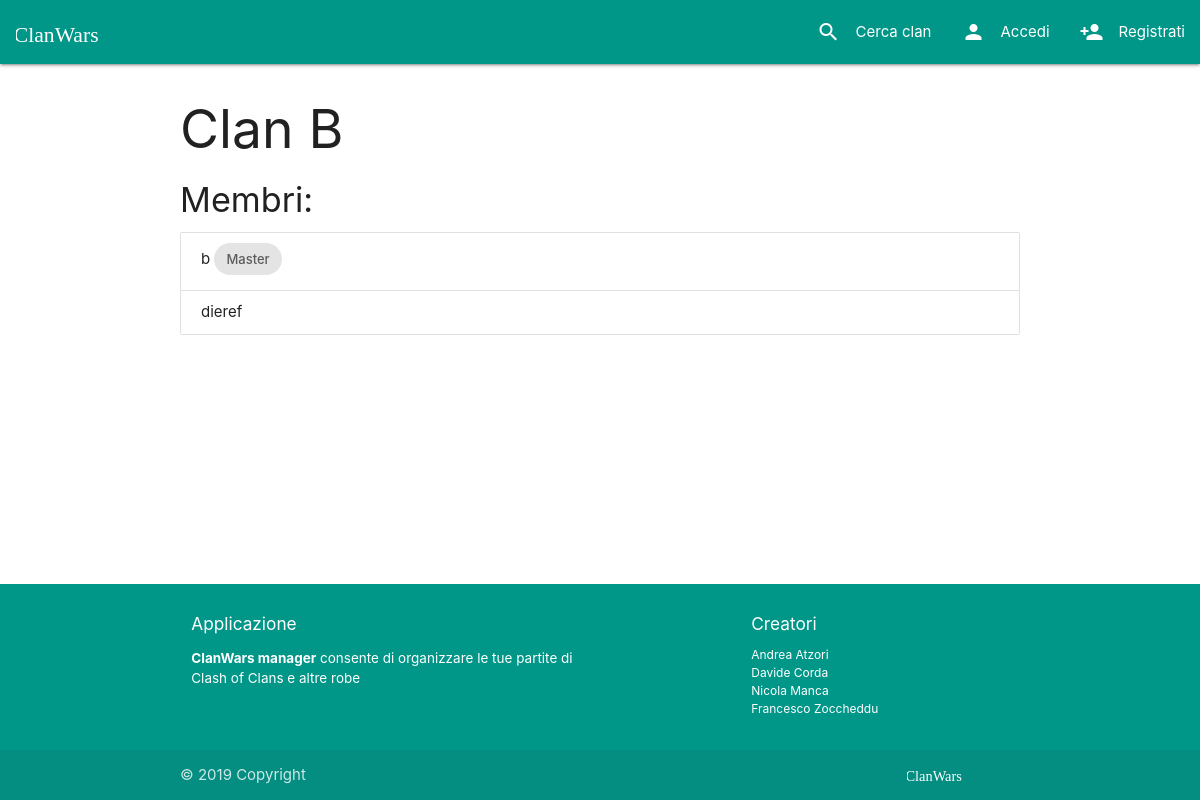
Page /clans/2 on the earlier database version.
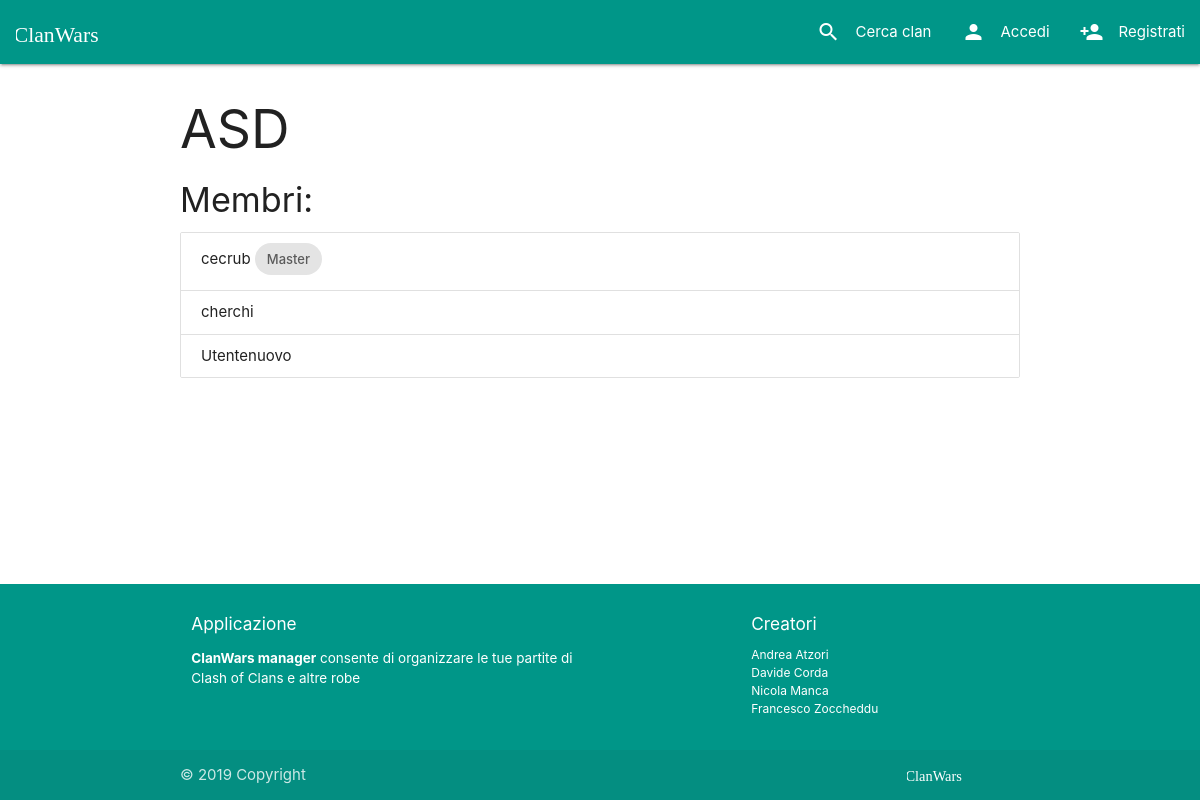
Same page on the later database version.
### manager/models.py (models this page shows, shortened)
class Clan(models.Model):
    name = models.CharField(max_length=30)
    clanMaster = models.OneToOneField(User, on_delete=models.CASCADE, related_name="+", null=False, blank=False)
    maxMembers = models.PositiveSmallIntegerField(default=20, validators=[MinValueValidator(1), MaxValueValidator(50)])

class User(AbstractUser):
    clan = models.ForeignKey("Clan", on_delete=models.SET_NULL, null=True, blank=True, related_name="members")

### manager/views/clans.py (the view)
# urls.py: path(r'<int:pk>', ClanDetailsDispatcherView.as_view(), name='clans_details'),
class ClanDetailsDispatcherView(View):
    def dispatch(self, request, **kwargs):
        clan = get_object_or_404(Clan, pk=self.kwargs.get("pk"))
        if request.user.is_authenticated and clan.clanMaster == request.user:
            view = ClanUpdateView.as_view()
        else:
            view = ClanDetailsView.as_view()
        return view(request, **kwargs)

### manager/templatetags/postlinks.py (called while the page is built)
@register.inclusion_tag("commons/tags/hiddenform.html")
def hiddenform():
    return {"id": _form_id, "action": "."}

### manager/templatetags/toasts.py (called while the page is built)
@register.simple_tag()
def toast_if(condition, message, icon=None):
    return mark_safe(render_to_string("commons/tags/toast.html", toast(message, icon)) if condition else "")

### manager/templates/clans/details.html (shortened to what this page needs)
{% extends 'base.html' %}
{% block content %}
{% load postlinks %}
<h2>{{clan.name}}</h2>
<h4>Membri:</h4>
<ul class="collection">
    {% for member in clan.members.all %}
    <li class="collection-item">
        {{member.username}}
        {% if clan.clanMaster == member%}
        <span class="chip">
            Master
        </span>
        {% endif %}
    </li>
    {% endfor %}
</ul>
{% load toasts %}
{% endblock %}

Differences in the rows shown:
removed User: username "b", shows "Master"
removed User: username "dieref"
changed Clan: name "Clan B" → "ASD"
added User: username "cecrub", shows "Master"
now on this page (row edited): User: username "cherchi"
now on this page (row edited): User: username "Utentenuovo"
